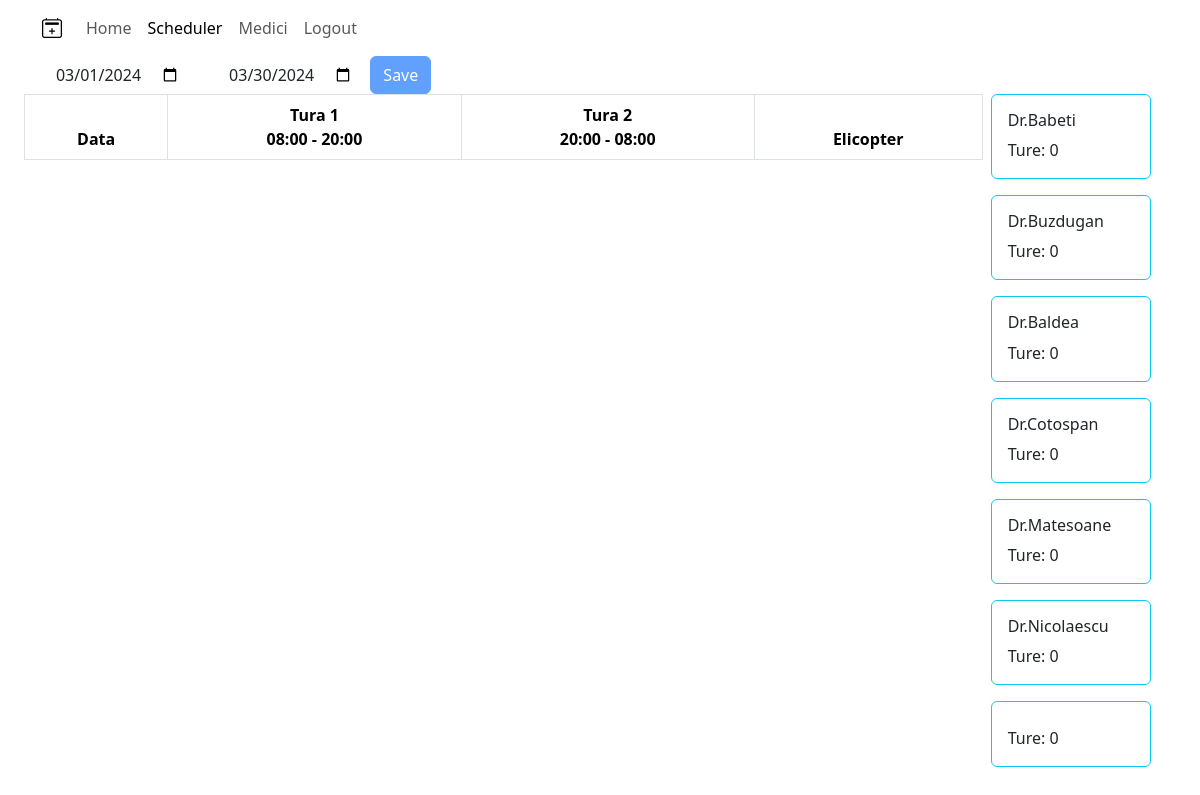
The app's page /scheduler/ (signed in), older data.
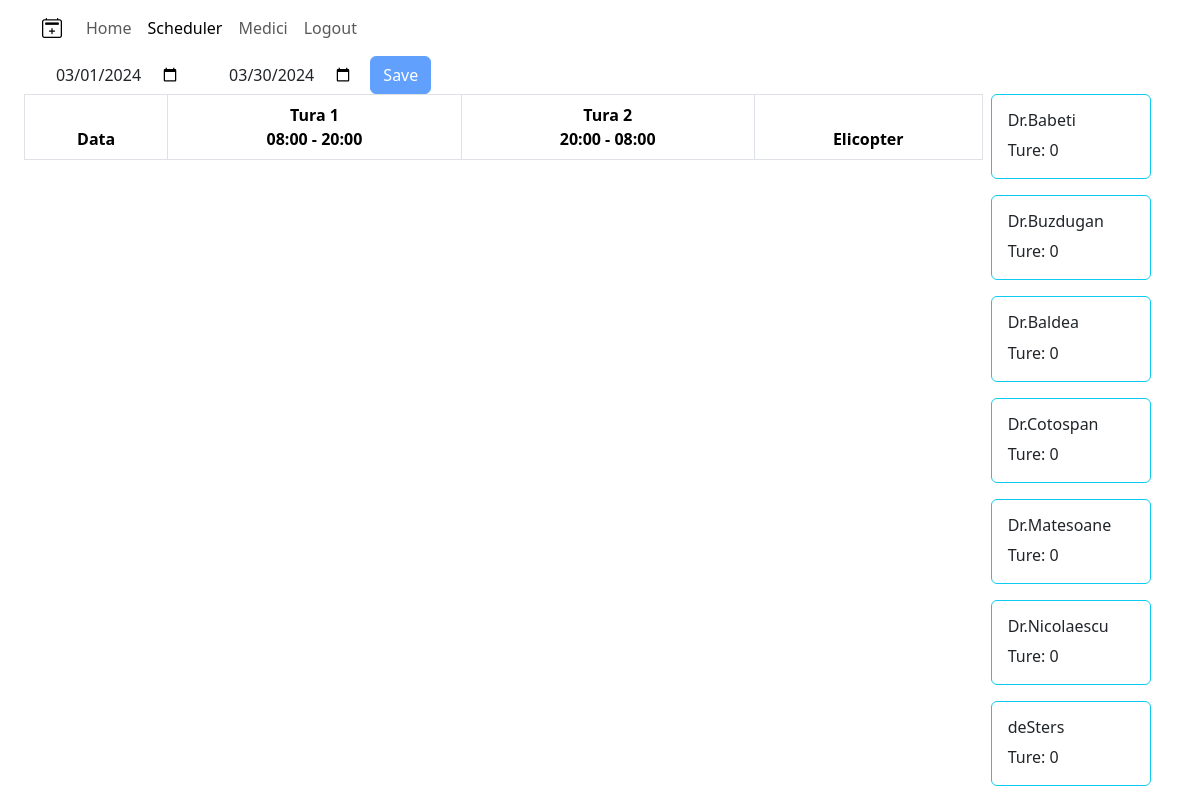
The same page, newer data.
### scheduler/models.py (models this page shows, shortened)
class Medic(models.Model):
    id = models.AutoField(primary_key=True)
    nickname = models.CharField(max_length=30, null=False, unique=True)
    firstName = models.CharField(max_length=50, null=True, blank=True)
    lastName = models.CharField(max_length=50, null=True, blank=True)

### scheduler/views.py (the view, shortened to what this page needs)
# urls.py: path('scheduler/', schedulerView, name='scheduler'),
@login_required
def schedulerView(request):
    context = {}
    if request.method == "GET":
        context.update(handleDates(request))
        context.update(handleMedicList(request))
    return render(request, "scheduler.html", context)

### scheduler/views.py (called while the page is built)
def handleDates(request):
    startDate = f"{datetime.now().year}-{datetime.now().month:02d}-{1:02d}"
    endDate = f"{datetime.now().year}-{datetime.now().month:02d}-{calendar.monthrange(datetime.now().year, datetime.now().month)[1]-1:02d}"
    aDate = datetime.strptime(startDate, '%Y-%m-%d')+timedelta(days=3)
    ro_month = RO_MONTHS[aDate.month]
    return {"status" : "ok GET - handle Dates", "startDate" : startDate, "endDate" : endDate, "month" : ro_month, "year" : aDate.year}

def handleMedicList(request):
    medicList = Medic.objects.all()
    return {"medicList": medicList}

### scheduler/templates/scheduler.html (shortened to what this page needs)
{% extends "home.html" %}
{% block home-specificButtons %}
    <button id="saveButton" class="btn btn-primary button" type="button" data-bs-toggle="collapse" data-bs-target="#contentId" aria-expanded="false" aria-controls="contentId" disabled>Save</button>
{% endblock home-specificButtons %}
{% block cardsSection %}
    <div class="col-sm-2 sticky-top">
        <ul id="cardsSection" class="nav nav-pills nav-stacked">
            {% for medic in medicList %}
                <div id="medic{{ medic.id }}" class="card border-info mb-3 medic draggable" style="max-width: 10rem; width: 10rem;">
                    <div style="pointer-events: none;">
                        <div style="user-select: none; pointer-events: none;" class="card-body">
                            <h6 style="user-select: none; pointer-events: none;" id="medic-{{ medic.nickname }}" class="card-title card-nickname">{{ medic.nickname }}</h6>
                            <p style="user-select: none; pointer-events: none;" class="card-text">Ture: <span id="counter-{{ medic.nickname }}" class="counter">0</span> </p>
                        </div>
                    </div>
                </div>
            {% endfor %}
        </ul>
    </div>
{% endblock cardsSection %}
{% block scripts %}
    {% load static %}
{% endblock scripts %}

Row changes from the older to the newer data that the page shows:
changed Medic: nickname (not shown) → "deSters"
